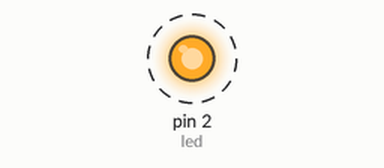
Simulated run of this program. Board: MicroPython board. Parts: output pins drawn as LEDs (lit = HIGH). Dashed ring = blinking. At 10.0 s the program stops and its outputs stay as they are.

Above: at 0.02 s.
Timing chart, 0 to 3.0 s (numbered marks = the images above):
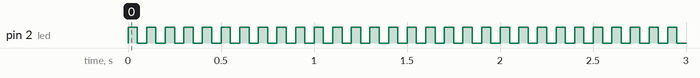

The program:

blink2.py
```python
# Blink Example in MicroPython

import machine
import time

# Define the pin number where the LED is connected
led_pin = 2  # Change this to the appropriate pin on your board

# Set up the LED pin as an output
led = machine.Pin(led_pin, machine.Pin.OUT)

# Function to blink the LED
def blink_led(duration_sec, blink_interval_sec):
    num_blinks = int(duration_sec / (2 * blink_interval_sec))

    for _ in range(num_blinks):
        led.on()   # Turn on the LED
        time.sleep(blink_interval_sec)
        led.off()  # Turn off the LED
        time.sleep(blink_interval_sec)

# Example: Blink the LED for 100 seconds with a 0.07-second interval
blink_led(10, 0.05)
```

Measured:
- by itself, pin 2 (led): alternates HIGH for 0.05 s and LOW for 0.05 s, 200 changes in all, then stays LOW
